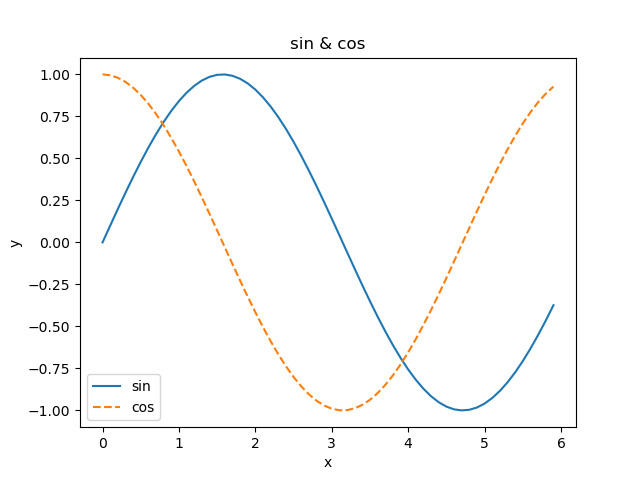

The Python source for this figure:
import numpy as np
import matplotlib.pyplot as plt

# 데이터 준비
x = np.arange(0, 6, 0.1) # 0에서 6까지 0.1 간격으로 생성
y1 = np.sin(x)
y2 = np.cos(x)

plt.plot(x, y1, label="sin")
plt.plot(x, y2, linestyle="--", label="cos")
plt.xlabel("x")
plt.ylabel("y")
plt.title('sin & cos')
plt.legend()
plt.show()
